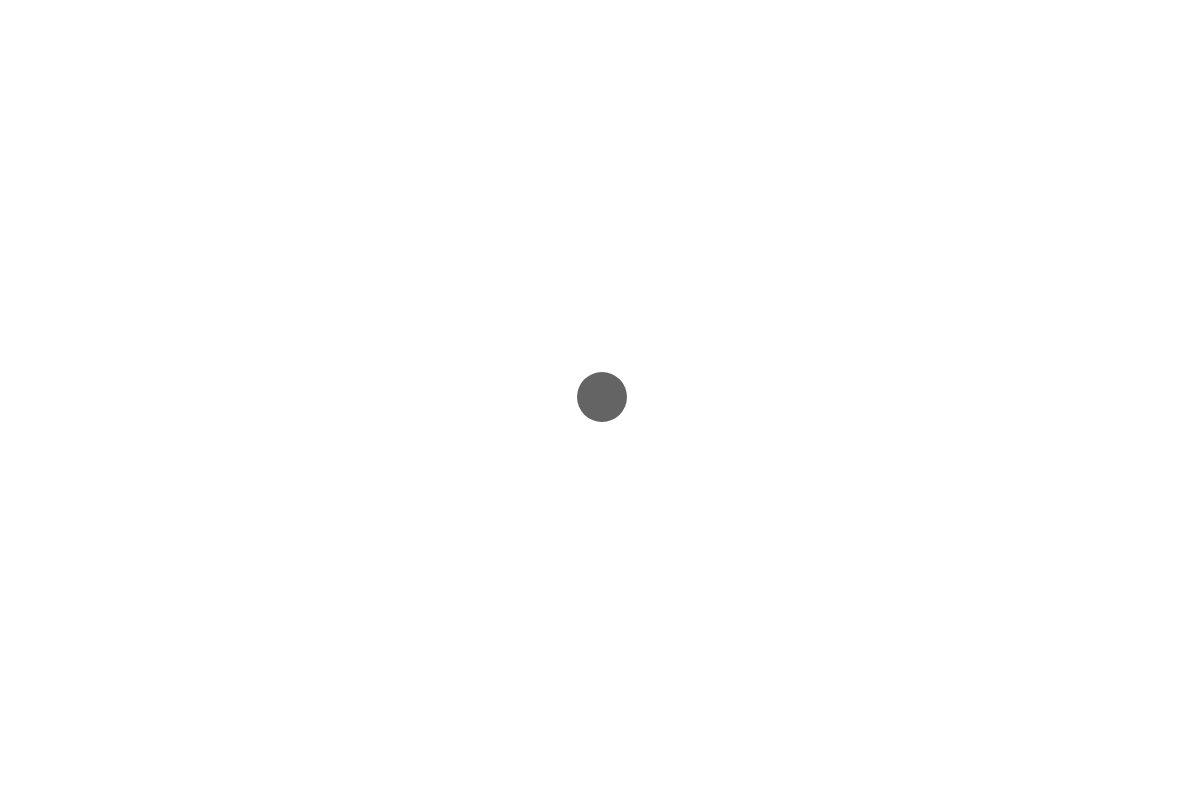
Frame 1 (no input)
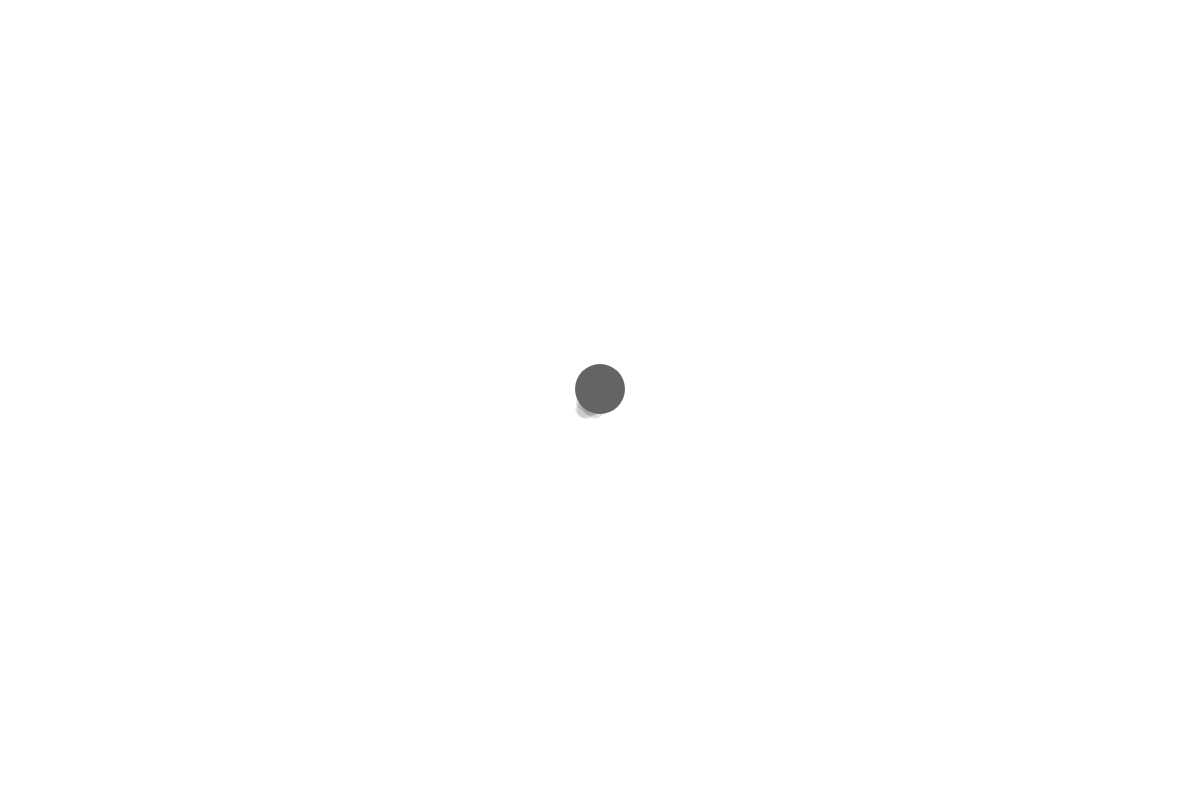
Frame 60 (no input)
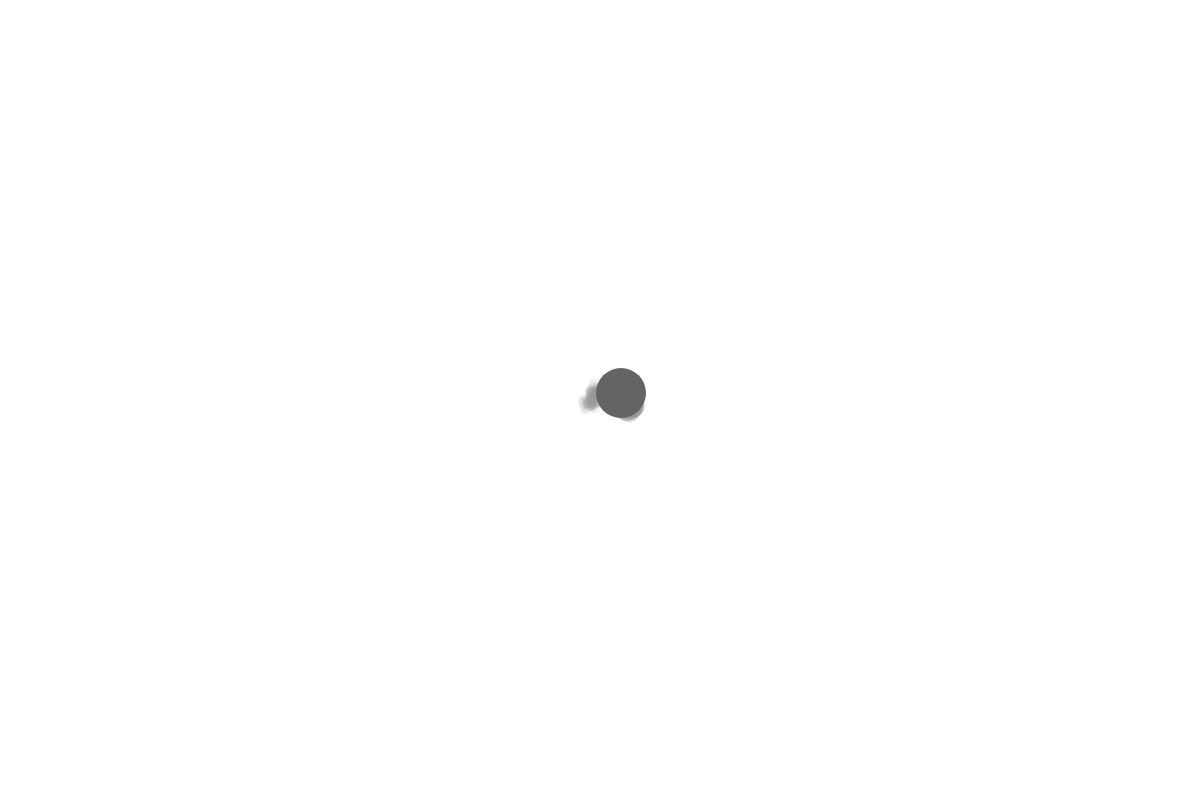
Frame 120 (the mouse pressed at the canvas centre since frame 60)

The p5.js sketch that drew these frames (run headless with seeded random() and noise() and a simulated clock; from frame 60 on, the mouse is pressed at the canvas centre):

// p5.js sketch
// ── sketch.js
var position;
var previousPoints = [];

var size = 50
var step = 5;
var limit = 1000;

function setup() {
  createCanvas(1200, 800);
  position = createVector(width / 2, height / 2);
}

function draw() {
  background(255);
  updateHistory(previousPoints, position, limit);
  position = newPosition(position, step);
  drawHistory(previousPoints, size / 2);
  drawPrincipal(position, size);
}

function updateHistory(previous, current, limit) {
  if (!previous.includes(current)) {
    previous.push(current);
  }

  if (previous.length > limit) {
    previous.shift();
  }
}

function newPosition(previous, step) {
  let x = previous.x + round(random(-step, step));
  let y = previous.y + round(random(-step, step));

  if (x > width) {
    x = 0;
  } else if (x < 0) {
    x = width;
  }

  if (y > height) {
    y = 0;
  } else if (y < 0) {
    y = height;
  }

  return createVector(x, y);
}

function drawPrincipal(pos, size) {
  noStroke();
  fill(100);
  circle(pos.x, pos.y, size);
}

function drawHistory(previous, max) {
  for (var i = 0; i < previous.length; i++) {
    let d = map(i, 0, previous.length, 0, 100);

    fill(150, d);
    circle(previous[i].x, previous[i].y, map(i, 0, previous.length, 0, max));
  }
}
